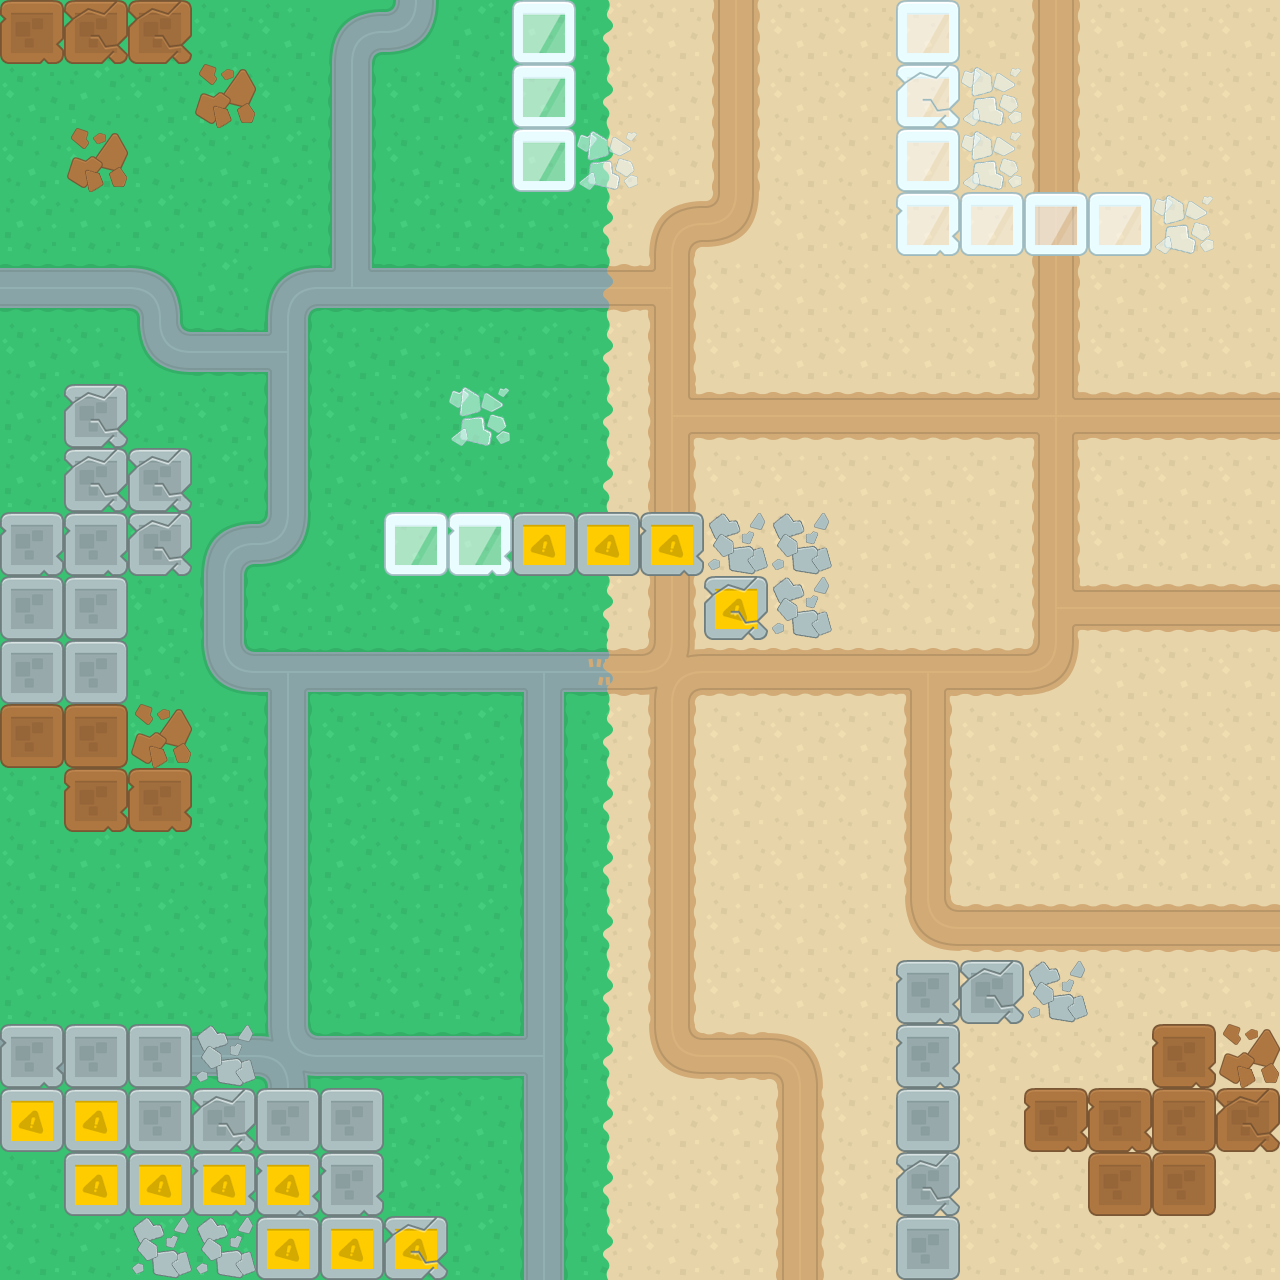

The image is a tile-based game level rendered from a .tmx file. Its description and complete source (layers, tilesets, objects, tile grids) follow:
An orthogonal 20x20 tile map with 64x64 px tiles, 2 tile layers (ground, destructibles).

<map version="1.0" tiledversion="1.1.6" orientation="orthogonal" renderorder="right-down" width="20" height="20" tilewidth="64" tileheight="64" infinite="0" nextobjectid="1">
 <tileset firstgid="1" name="landscape-tiled" tilewidth="64" tileheight="64" tilecount="55" columns="5">
  <image source="landscape.png" width="320" height="704" />
  <tile id="40">
   <properties>
    <property name="collides" type="bool" value="true" />
   </properties>
  </tile>
  <tile id="41">
   <properties>
    <property name="collides" type="bool" value="true" />
   </properties>
  </tile>
  <tile id="42">
   <properties>
    <property name="collides" type="bool" value="true" />
   </properties>
  </tile>
  <tile id="43">
   <properties>
    <property name="collides" type="bool" value="true" />
   </properties>
  </tile>
  <tile id="44">
   <properties>
    <property name="collides" type="bool" value="true" />
   </properties>
  </tile>
  <tile id="45">
   <properties>
    <property name="collides" type="bool" value="true" />
   </properties>
  </tile>
  <tile id="46">
   <properties>
    <property name="collides" type="bool" value="true" />
   </properties>
  </tile>
  <tile id="47">
   <properties>
    <property name="collides" type="bool" value="true" />
   </properties>
  </tile>
  <tile id="48">
   <properties>
    <property name="collides" type="bool" value="true" />
   </properties>
  </tile>
  <tile id="49">
   <properties>
    <property name="collides" type="bool" value="true" />
   </properties>
  </tile>
  <tile id="50">
   <properties>
    <property name="collides" type="bool" value="true" />
   </properties>
  </tile>
  <tile id="51">
   <properties>
    <property name="collides" type="bool" value="true" />
   </properties>
  </tile>
 </tileset>
 <layer name="ground" width="20" height="20">
  <data encoding="csv">
34,29,29,34,34,3221225478,6,29,29,15,3,2684354593,3,3,3,3,1610612769,3,3,3,
34,29,34,29,34,2684354572,34,34,34,15,3,2684354593,3,3,3,3,1610612769,3,3,3,
34,34,29,34,29,2684354572,34,29,29,15,3,2684354593,3,3,3,3,1610612769,3,3,3,
29,29,29,29,29,2684354572,29,29,29,15,3221225473,1,3,3,3,3,1610612769,3,3,3,
3221225484,3221225484,1610612742,29,3221225478,2684354577,3221225484,3221225484,3221225484,1610612771,3221225495,3,3,3,3,3,1610612769,3,3,3,
34,34,2684354566,3221225484,17,34,29,29,29,15,2684354593,3,3,3,3,3,1610612769,3,3,3,
29,29,34,34,1610612748,34,29,29,29,15,23,3221225505,3221225505,3221225505,3221225505,3221225505,31,33,33,33,
29,34,29,29,1610612748,29,29,34,29,15,2684354593,3,3,3,3,3,2684354593,3,3,3,
34,29,34,3221225478,6,34,34,29,34,15,2684354593,3,3,3,3,3,2684354593,3,3,3,
29,34,34,1610612748,29,29,34,29,29,15,2684354593,3,3,3,3,3,23,33,33,33,
29,29,29,2684354566,1610612753,12,12,12,1610612753,2684354600,2684354598,3221225505,3221225505,3221225505,2684354583,33,1,3,3,3,
29,29,34,34,1610612748,34,34,29,2684354572,15,1610612769,3,3,3,1610612769,3,3,3,3,3,
34,29,34,29,1610612748,29,34,29,2684354572,15,1610612769,3,3,3,1610612769,3,3,3,3,3,
34,29,29,34,1610612748,29,34,34,2684354572,15,1610612769,3,3,3,1610612769,3,3,3,3,3,
34,34,29,34,1610612748,34,34,29,2684354572,15,1610612769,3,3,3,2684354561,33,33,33,33,33,
29,34,34,34,1610612748,34,34,29,2684354572,15,1610612769,3,3,3,3,3,3,3,3,3,
3221225484,3221225484,3221225484,3221225484,2,12,12,12,17,15,2684354561,33,1610612737,3,3,3,3,3,3,3,
29,34,34,34,2684354572,29,29,34,2684354572,15,3,3,2684354593,3,3,3,3,3,3,3,
34,29,34,29,2684354572,29,29,34,2684354572,15,3,3,2684354593,3,3,3,3,3,3,3,
34,29,29,29,2684354572,29,29,29,2684354572,15,3,3,2684354593,3,3,3,3,3,3,3
</data>
 </layer>
 <layer name="destructibles" width="20" height="20">
  <data encoding="csv">
51,52,52,0,0,0,0,0,41,0,0,0,0,0,41,0,0,0,0,0,
0,0,0,55,0,0,0,0,41,0,0,0,0,0,43,53,0,0,0,0,
0,55,0,0,0,0,0,0,41,53,0,0,0,0,41,53,0,0,0,0,
0,0,0,0,0,0,0,0,0,0,0,0,0,0,42,41,41,41,53,0,
0,0,0,0,0,0,0,0,0,0,0,0,0,0,0,0,0,0,0,0,
0,0,0,0,0,0,0,0,0,0,0,0,0,0,0,0,0,0,0,0,
0,49,0,0,0,0,0,53,0,0,0,0,0,0,0,0,0,0,0,0,
0,49,49,0,0,0,0,0,0,0,0,0,0,0,0,0,0,0,0,0,
48,48,49,0,0,0,41,42,44,44,45,54,54,0,0,0,0,0,0,0,
47,47,0,0,0,0,0,0,0,0,0,46,54,0,0,0,0,0,0,0,
47,47,0,0,0,0,0,0,0,0,0,0,0,0,0,0,0,0,0,0,
50,50,55,0,0,0,0,0,0,0,0,0,0,0,0,0,0,0,0,0,
0,51,51,0,0,0,0,0,0,0,0,0,0,0,0,0,0,0,0,0,
0,0,0,0,0,0,0,0,0,0,0,0,0,0,0,0,0,0,0,0,
0,0,0,0,0,0,0,0,0,0,0,0,0,0,0,0,0,0,0,0,
0,0,0,0,0,0,0,0,0,0,0,0,0,0,48,49,54,0,0,0,
48,47,47,54,0,0,0,0,0,0,0,0,0,0,48,0,0,0,51,55,
44,44,47,49,47,47,0,0,0,0,0,0,0,0,47,0,51,51,50,52,
0,44,44,45,45,48,0,0,0,0,0,0,0,0,49,0,0,50,50,0,
0,0,54,54,44,44,46,0,0,0,0,0,0,0,47,0,0,0,0,0
</data>
 </layer>
</map>